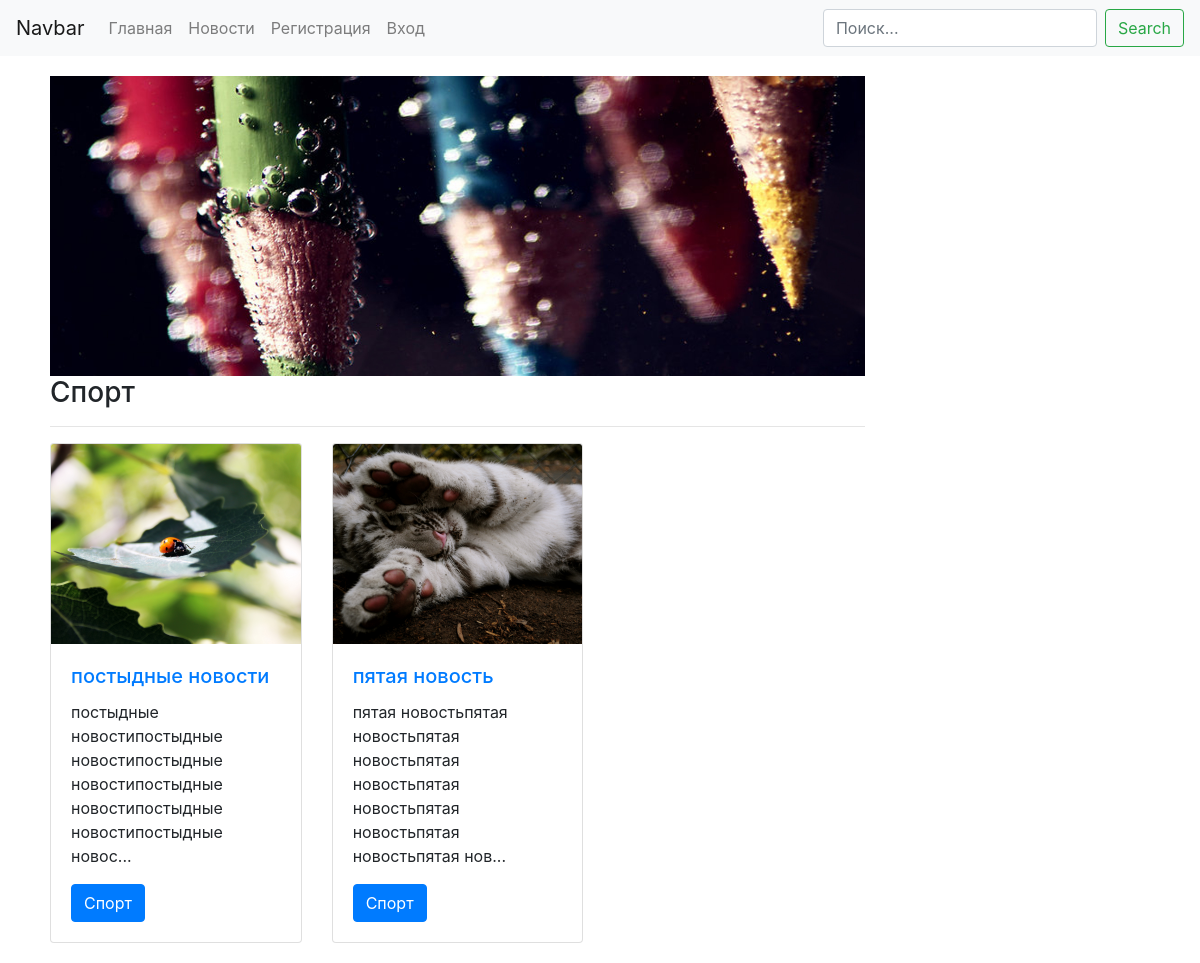
/categories/sport/, run on the app's committed database.
### blog/models.py (models this page shows, shortened)
class Category(models.Model):
    title = models.CharField('Загаловок', max_length=255)
    slug = models.SlugField('Ссылка', unique=True)
    image = models.ImageField('Картинка', blank=True, null=True)
    class Meta:
        verbose_name = 'Категория'
        verbose_name_plural = 'Категории'
    def get_absolute_url(self):
        return reverse('category_detail_url', kwargs= {'slug': self.slug})

class Post(models.Model):
    title = models.CharField('Загаловок', max_length=255)
    slug = models.SlugField('Ссылка', unique=True)
    image = models.ImageField('Картинка', blank=True, null=True)
    category = models.ForeignKey(Category, on_delete=models.SET_NULL, null= True, blank=True, verbose_name='Категории')
    content = models.TextField('Текст')
    date = models.DateTimeField('Дата', default=timezone.now)
    publish = models.BooleanField('Опубликовано', default=False)
    views = models.IntegerField('Просмотры', default=0)
    class Meta:
        verbose_name = 'Новость'
        verbose_name_plural = 'Новости'
    def get_absolute_url(self):
        return reverse('post_detail_url', kwargs= {'slug': self.slug})

### blog/views.py (the view)
# urls.py: path('categories/<slug:slug>/', views.category_detail, name= 'category_detail_url'),
def category_detail(request, slug):
    category = Category.objects.get(slug__exact = slug)
    return render(request, 'blog/category_detail.html', {'category': category})

### blog/templates/blog/category_detail.html (shortened to what this page needs)
{% extends 'base.html' %}
{% block content %}
<div class="container">
    <div class="row">
        <div class="col-md-9" style="padding: 20px;">
            {% if category.image.url != null %}
            <img src="{{category.image.url}}" style="width: 100%; height: 300px; object-fit: cover;" alt="">
            {% endif %}
            <h3>{{category.title}}</h3>
            <hr>
            <div class="row">
                {% for post in category.post_set.all %}
            <div class="col-md-4">
                <div class="card">
                    {% if post.image.url != null %}
                    <img style="height: 200px; object-fit: cover; " src="{{post.image.url}}" class="card-img-top" alt="...">
                    {% endif %}
                    <div class="card-body">
                        <a href="{{post.get_absolute_url}}">
                            <h5 class="card-title">{{post.title}}</h5>
                        </a>
                      <p class="card-text">{{post.content|safe|slice:"0:100"}}...</p>
                      <a href="{{post.category.get_absolute_url}}" class="btn btn-primary">{{post.category.title}}</a>
                    </div>
                  </div>
            </div>
                {% endfor %}
            </div>
        </div>
        <div class="col-md-3"></div>
    </div>
</div>
{% endblock %}

### data on the page
Category: image (picture), title "Спорт"
Post: image (picture), title "постыдные новости", content "постыдные новостипостыдные новостипостыдные новостипостыдные новостипостыдные новостипостыдные новос", category "Спорт"
Post: image (picture), title "пятая новость", content "пятая новостьпятая новостьпятая новостьпятая новостьпятая новостьпятая новостьпятая новостьпятая нов", category "Спорт"
